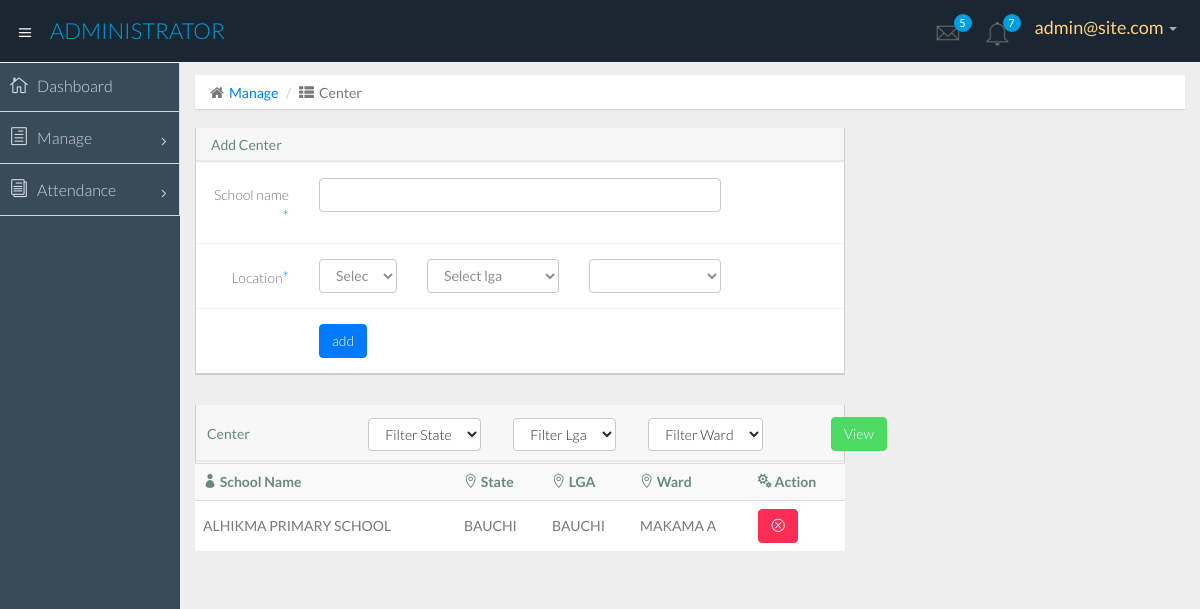
The app's page /Admin/add_school.php (signed in) with its own data.
### tables this page shows
CREATE TABLE `centre` (
  `center_id` int(50) NOT NULL,
  `center_name` varchar(50) DEFAULT NULL,
  `GPS_location` varchar(50) DEFAULT NULL,
  `state_id` varchar(50) DEFAULT NULL,
  `LGA_id` varchar(50) DEFAULT NULL,
  `Ward_id` tinyint(1) DEFAULT NULL,
  `date` varchar(50) NOT NULL
);

CREATE TABLE `state` (
  `state_id` int(11) NOT NULL,
  `state_name` varchar(50) DEFAULT NULL,
  `date` varchar(50) NOT NULL
);

CREATE TABLE `lga` (
  `lga_id` int(50) NOT NULL,
  `lga_name` varchar(50) DEFAULT NULL,
  `state_id` int(11) DEFAULT NULL,
  `date` varchar(50) NOT NULL
);

CREATE TABLE `ward` (
  `ward_id` int(50) NOT NULL,
  `ward_name` varchar(50) DEFAULT NULL,
  `lga_id` varchar(11) DEFAULT NULL,
  `state_id` int(50) NOT NULL,
  `date` varchar(50) NOT NULL
);

### includes/functions.php (called while the page is built, shortened)
<?
$acctype = $_SESSION['acctype'];
function GetMany ($table, $value, $where) {
$query = "SELECT *
	FROM $table
	WHERE $where='$value'
	LIMIT 1";
$result = mysql_query($query);
$row = mysql_fetch_array($result);
return $row;
}
?>

### Admin/add_school.php (the view, shortened to what this page needs)
<?php
include ('include/header.php');
?>
<?php
 if($acctype=="superadmin") {
  ?>
    <section id="main-content">
      <section class="wrapper">
        <div class="row">
          <div class="col-lg-12">
            <ol class="breadcrumb">
              <li><i class="fa fa-home"></i><a href="index.html">Manage</a></li>
              <li><i class="fa fa-th-list"></i>Center</li>
            </ol>
          </div>
        </div>
        <div class="row">
          <div class="col-lg-8">
            <section class="panel">
              <header class="panel-heading">
                Add Center
              </header>
              <div class="panel-body" >
              <div><?php echo $errors;?></di>
                <div class="form">
                  <form class="form-validate form-horizontal " id="register_form" method="post" action="">
                    <div class="form-group ">
                      <label for="fullname" class="control-label col-lg-2">School name <span class="required">*</span></label>
                      <div class="col-lg-8">
                        <input class=" form-control" id="fullname" name="name_l" type="text" />
                      </div>
                    </div>
                    <div class="form-group ">
                    <label for="username" class="control-label col-lg-2">Location<span class="required">*</span></label>
                                      <div class="col-lg-2">
                      <select name="state_l" class="form-control" id="state_list">
                                  <option value="">Select State</option>
                                  </select>
                                </div>
                                  <div class="col-lg-3">
                                    <select name="lga_l" class="form-control" id="lga_list">
                                    <option value="">Select lga</option>
                                    </select>
                                  </div>
                                  <div class="col-lg-3">
                                    <select name="ward_l" class="form-control" id="ward_list">
                                    </select>
                                  </div>
                                  </div>
                    <div class="form-group">
                      <div class="col-lg-offset-2 col-lg-10">
                        <input class="btn btn-primary" type="submit" name="addBtn" value="add"/>
                      </div>
                    </div>
                  </form>
                </div>
              </div>
            </section>
          </div>
        </div>
        <div class="row">
          <div class="col-lg-8">
            <section class="panel">
            <header class="panel-heading" style="padding: 10px;">
            <table>
<form metaction="" method="post" hod="get">
                <tr>
                        <td>Center</td>
                        <td style="padding-right: 100px;"></td>
                       <td>
                                   <div class="col-lg-2">
                      <select name="state_v" class="btn btn-default" id="state_view">
                                  <option value="">Filter State</option>
                                  </select>
                                </div>
                        </td>
                        <td>
                                  <div class="col-lg-2">
                                    <select name="lga_v" class="btn btn-default" id="lga_view">
                                    <option value="">Filter Lga</option>
                                    </select>
                                  </div>
                        </td><td>
                                  <div class="col-lg-2">
                                    <select name="ward_v" class="btn btn-default" id="ward_view">
                                    <option value="">Filter Ward</option>
                                    </select>
                                  </div>
                        </td>
                        <td style="padding-right: 50px;"></td>
                        <td><input class="btn btn-success" type="submit" name="viewBtn" value="View"/></td>
                </tr>
  </form>
</table>
              </header>
              <table class="table table-striped table-advance table-hover">
                <tbody>
                  <tr>
                    <th><i class="icon_profile"></i> School Name</th>
                    <th><i class="icon_pin_alt"></i> State</th>
                    <th><i class="icon_pin_alt"></i> LGA</th>
                    <th><i class="icon_pin_alt"></i> Ward</th>
                    <th><i class="icon_cogs"></i> Action</th>
                  </tr>
                  <?php
$sql4 = "SELECT * FROM `centre` WHERE center_name !='' " ;
$res4 = mysql_query($sql4) ;
while($stinfo = mysql_fetch_array($res4)){
  $name_sch = $stinfo['center_name'];
  $id_sch = $stinfo['center_id'];
  $state_sch = $stinfo['state_id'];
  $lga_sch = $stinfo['LGA_id'];
  $ward_sch = $stinfo['Ward_id'];
  ?>
                  <tr>
                    <td><?php echo $name_sch; ?></td>
                    <td>
                    <?php $center_arr = getMany('state',$state_sch,'state_id');
                     if(is_array($center_arr)){
                     $c_name = $center_arr['state_name'];
                    echo $c_name; }?>
                    </td>
                    <td>
                    <?php $lga_arr = getMany('lga',$lga_sch,'lga_id');
                     if(is_array($lga_arr)){
                     $l_name = $lga_arr['lga_name'];
                    echo $l_name; }?>
                    </td>
                    <td>
                    <?php $ward_arr = getMany('ward',$ward_sch,'ward_id');
                     if(is_array($ward_arr)){
                     $w_name = $ward_arr['ward_name'];
                    echo $w_name; }?>
                    </td>
                    <td>
                      <div class="btn-group">
                      <a href="add_school.php?action=delete&bug=<? echo $id_sch ?>" class="btn btn-danger"><i class="icon_close_alt2"></i></a>
                      </div>
                    </td>
                  </tr>
<?php
}
?>
                </tbody>
              </table>
            </section>
          </div>
        </div>
      </section>
    </section>
  </section>
</body>
</html>
<?php
 } else{
  @header ("Refresh: 2; URL=".'../index.php');
  echo "You are being redirected to your original page request<br>";
  echo '(If your browser doesn’t support this, <a href="../index.php">click here</a>)';
 }
?>

### records on screen
centre: center_name "ALHIKMA PRIMARY SCHOOL", state.state_name "BAUCHI", LGA.lga_name "BAUCHI", Ward.ward_name "MAKAMA A"

### other values on screen
$logged "admin@site.com"
